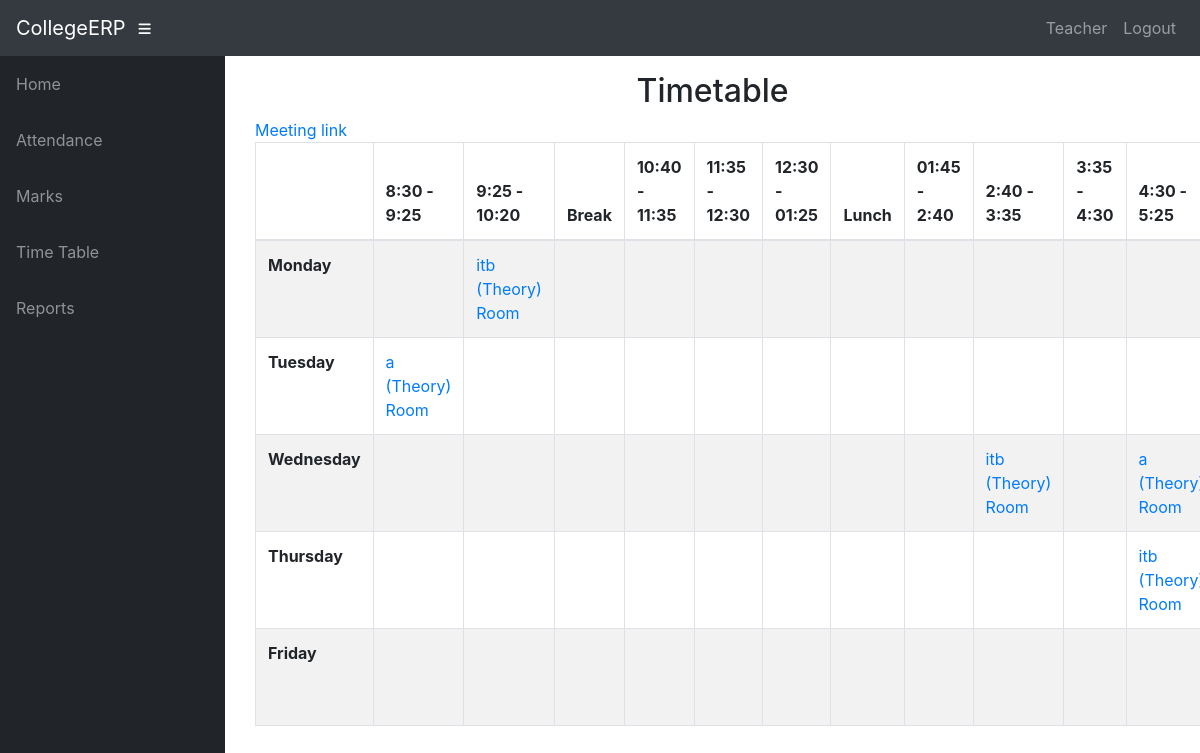
Screenshot of /info/teacher/tchr/t_timetable/ (signed in) with the database file from the repository.
### info/models.py (models this page shows, shortened)
class User(AbstractUser):
    @property
    def is_student(self):
        if hasattr(self, 'student'):
            return True
        return False
    @property
    def is_teacher(self):
        if hasattr(self, 'teacher'):
            return True
        return False

class Teacher(models.Model):
    user = models.OneToOneField(User, on_delete=models.CASCADE, null=True)
    id = models.CharField(primary_key=True, max_length=100)
    dept = models.ForeignKey(Dept, on_delete=models.CASCADE, default=1)
    name = models.CharField(max_length=100)
    sex = models.CharField(max_length=50, choices=sex_choice, default='Male')
    DOB = models.DateField(default='1980-01-01')
    meeting_link = models.URLField(blank=True)

class AssignTime(models.Model):
    assign = models.ForeignKey(Assign, on_delete=models.CASCADE)
    period = models.CharField(max_length=50, choices=time_slots, default='8:30 - 9:25')
    day = models.CharField(max_length=15, choices=DAYS_OF_WEEK)

class Assign(models.Model):
    class_id = models.ForeignKey(Class, on_delete=models.CASCADE)
    course = models.ForeignKey(Course, on_delete=models.CASCADE)
    teacher = models.ForeignKey(Teacher, on_delete=models.CASCADE)
    class Meta:
        unique_together = (('course', 'class_id', 'teacher'),)

class Course(models.Model):
    dept = models.ForeignKey(Dept, on_delete=models.CASCADE)
    id = models.CharField(primary_key='True', max_length=50)
    name = models.CharField(max_length=50)
    status = models.CharField(max_length=50, choices= lab_choice,  default='Theory')
    room = models.CharField(max_length=10, default='Room', blank=True)

### info/views.py (the view)
# urls.py: path('teacher/<slug:teacher_id>/t_timetable/', views.t_timetable, name='t_timetable'),
@login_required()
def t_timetable(request, teacher_id):
    asst = AssignTime.objects.filter(assign__teacher_id=teacher_id)
    class_matrix = [[True for i in range(13)] for j in range(5)]
    class_link = [[Teacher.objects.get(id = teacher_id).meeting_link for i in range(13)] for j in range(5)]
    for i, d in enumerate(DAYS_OF_WEEK):
        t = 0
        for j in range(13):
            if j == 0:
                class_matrix[i][0] = d[0]
                continue
            if j == 4 or j == 8:
                continue
            try:
                a = asst.get(period=time_slots[t][0], day=d[0])
                class_matrix[i][j] = a
            except AssignTime.DoesNotExist:
                pass
            t += 1
    context = {
        'class_matrix': class_matrix,
        'link' : class_link,
    }
    return render(request, 'info/t_timetable.html', context)

### info/templates/info/t_timetable.html (shortened to what this page needs)
{% extends 'info/base.html' %}
    {% block content %}
    <div class="container">
        <div class="container">
            <div class="row">
                <div class="col-md-12">
                    <h2 class="text-center">
                        Timetable
                    </h2>
                </div>
                <div id="no-more-tables">
                     <div class="table-responsive">
                        <table class="col-sm-12 table table-bordered table-striped table- cf " id="dataTable" width="100%" cellspacing="0">
                            <thead class="cf">
                                <tr>
                                    <th>      </th>
                                    <th>8:30 - 9:25</th>
                                    <th>9:25 - 10:20</th>
                                    <th>Break</th>
                                    <th>10:40 - 11:35</th>
                                    <th>11:35 - 12:30</th>
                                    <th>12:30 - 01:25</th>
                                    <th>Lunch</th>
                                    <th>01:45 - 2:40</th>
                                    <th>2:40 - 3:35</th>
                                    <th>3:35 - 4:30</th>
                                    <th>4:30 - 5:25</th>
                                </tr>
                            </thead>
                            <tbody>
                                {% for i in class_matrix %}
                                <tr>
                                    {% for j in i %}
                                        {% if forloop.counter == 1 %}
                                            <td><b>{{ j }}</b></td>
                                        {% elif j == True %}
                                            <td></td>
                                        {% else %}
                                            <td><a href="{% url 'free_teachers' j.id %}"
                                                    onclick="window.open('{% url 'free_teachers' j.id %}',
                                                                         'newwindow',
                                                                         'width=600,height=400');
                                                              return false;">{{ j.assign.class_id_id }} ({{ j.assign.course.status }}) {{ j.assign.course.room }}</a>
                                            </td>
                                        {% endif %}
                                    {% endfor %}
                                </tr>
                                {% endfor %}
                            <tr><a href={{ link }}> Meeting link</a></tr>
                            </tbody>
                        </table>
                     </div>
                </div>
            </div>
        </div>
    </div>
    {% endblock %}

### info/templates/info/base.html (shortened to what this page needs)
<!DOCTYPE html>
<html lang="en">
  <head>
      {% load static %}
    <link href="{% static '/info/bootstrap/vendor/bootstrap/css/bootstrap.min.css' %}" rel="stylesheet">
    <link href="{% static '/info/bootstrap/vendor/fontawesome-free/css/all.min.css' %}" rel="stylesheet" type="text/css">
    <link href="{% static '/info/bootstrap/vendor/datatables/dataTables.bootstrap4.css' %}" rel="stylesheet">
    <link href="{% static '/info/bootstrap/css/sb-admin.css' %}" rel="stylesheet">
  </head>
  <body id="page-top">
    <nav class="navbar navbar-expand navbar-dark bg-dark static-top">
      <a class="navbar-brand mr-1" href="{% url 'index' %}">CollegeERP</a>
      <button class="btn btn-link btn-sm text-white order-1 order-sm-0" id="sidebarToggle" href="#">
        <i class="fas fa-bars"></i>
      </button>
        <div class="collapse navbar-collapse" id="navbarResponsive">
          <ul class="navbar-nav ml-auto">
            <li class="nav-item">
                {% if request.user.is_student %}
                    <a class="nav-link text-capitalize">{{ request.user.student.name }}</a>
                {% elif request.user.is_teacher %}
                    <a class="nav-link text-capitalize">{{ request.user.teacher.name }}</a>
                {% endif %}
            </li>
            <li class="nav-item">
                <a class="nav-link" href="#" data-toggle="modal" data-target="#logoutModal">Logout</a>
            </li>
          </ul>
        </div>
    </nav>
    <div id="wrapper">
      <ul class="sidebar navbar-nav">
            <li class="nav-item">
              <a class="nav-link" href="{% url 'index' %}">
                <span>Home</span>
              </a>
            </li>
        {% if request.user.is_student %}
            <li class="nav-item">
              <a class="nav-link" href="{% url 'attendance' request.user.student.Rollno %}">
                <span>Attendance</span>
              </a>
            </li>
            <li class="nav-item">
              <a class="nav-link" href="{% url 'attendance' request.user.student.Rollno %}">
                <span>Attendance By Subject</span>
              </a>
            </li>
            <li class="nav-item">
              <a class="nav-link" href="{% url 'marks_list' request.user.student.Rollno %}">
                <span>Marks</span>
              </a>
            </li>
              <li class="nav-item">
              <a class="nav-link" href="{% url 'timetable' request.user.student.class_id_id %}">
                <span>Time Table</span>
              </a>
            </li>
          <li class="nav-item">
              <a class="nav-link" href="{% url 'alerts' request.user.student.Rollno %}">
                <span>Notifications</span>
              </a>
            </li>
        {% elif request.user.is_teacher %}
            <li class="nav-item">
              <a class="nav-link" href="{% url 't_clas' request.user.teacher.id 1 %}">
                <span>Attendance</span>
              </a>
            </li>
            <li class="nav-item">
              <a class="nav-link" href="{% url 't_clas' request.user.teacher.id 2 %}">
                <span>Marks</span>
              </a>
            </li>
              <li class="nav-item">
              <a class="nav-link" href="{% url 't_timetable' request.user.teacher.id %}">
                <span>Time Table</span>
              </a>
            </li>
            <li class="nav-item">
              <a class="nav-link" href="{% url 't_clas' request.user.teacher.id 3 %}">
                <span>Reports</span>
              </a>
            </li>
        {% endif %}
      </ul>
      <div id="content-wrapper">
        <div class="container-fluid">
            {% block content %}
            {% endblock %}
        </div>
      </div>
    </div>
  </body>
</html>

### rows the page displays
User: user.teacher.name "Teacher"
AssignTime: assign.class_id_id "itb", assign.course.status "Theory", assign.course.room "Room"
AssignTime: assign.class_id_id "a", assign.course.status "Theory", assign.course.room "Room"
AssignTime: assign.class_id_id "itb", assign.course.status "Theory", assign.course.room "Room"
AssignTime: assign.class_id_id "a", assign.course.status "Theory", assign.course.room "Room"
AssignTime: assign.class_id_id "itb", assign.course.status "Theory", assign.course.room "Room"

### other values shown
{{ j }} "Monday" "Tuesday" "Wednesday" "Thursday" "Friday"
